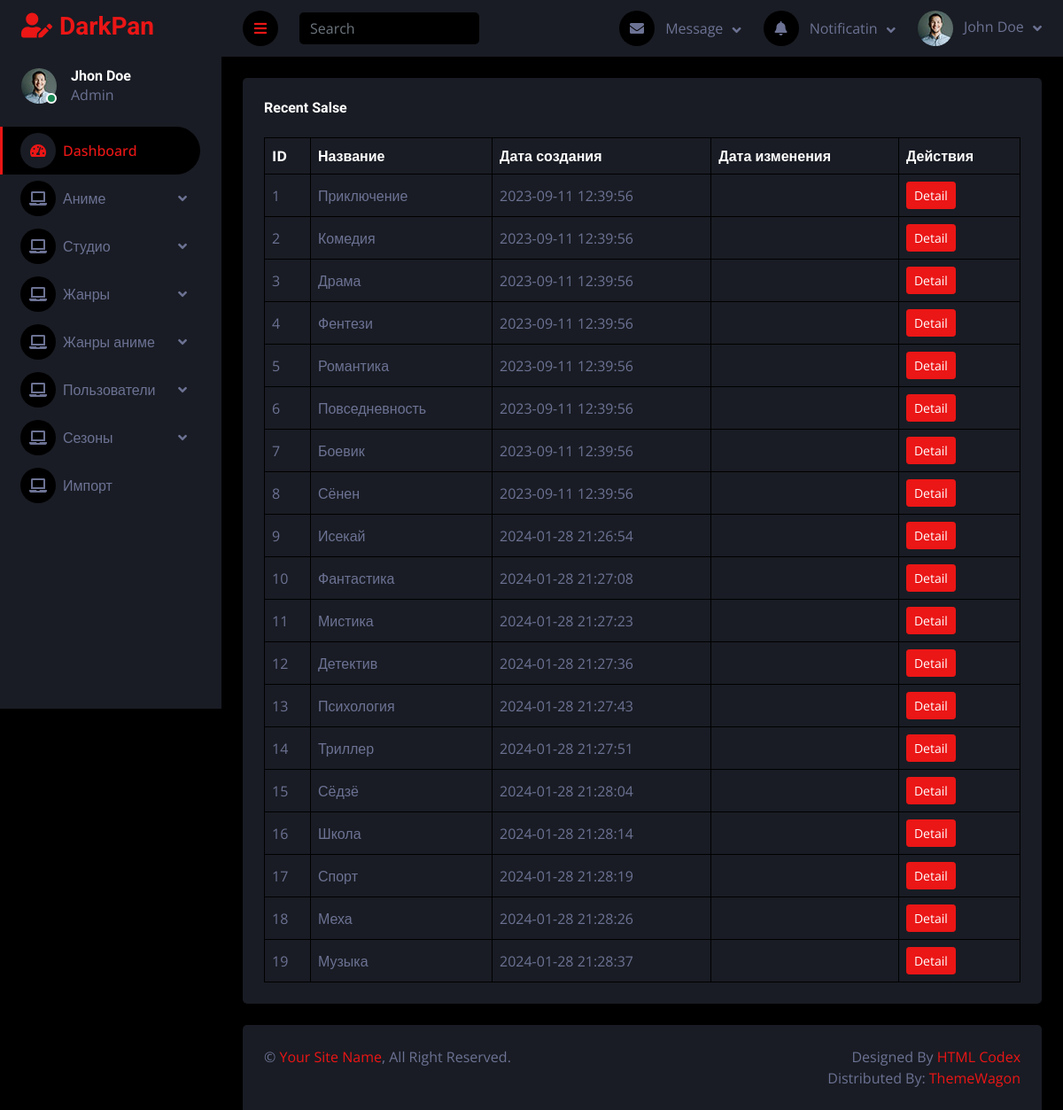
Page /adminpanel/genre_list.php on the committed database.
### tables this page shows
CREATE TABLE `genre` (
  `id` int(11) NOT NULL AUTO_INCREMENT,
  `name` varchar(250) NOT NULL,
  `createDate` datetime NOT NULL,
  `updateDate` datetime DEFAULT NULL,
  PRIMARY KEY (`id`)
);

### adminpanel/CRUD/genre/read.php (called while the page is built)
<?php
include('db/createConnectionWithDB.php');
$sql = "SELECT * FROM genre";
$stmt = $pdo->query($sql);
$genres = $stmt->fetchAll(PDO::FETCH_ASSOC);

### adminpanel/genre_list.php (the view, shortened to what this page needs)
<?php
include('inc/header.php');
include('../adminpanel/CRUD/genre/read.php');
?>
<body>
    <div class="container-fluid position-relative d-flex p-0">
        <?php include('./inc/sideBar.php'); ?>
        <div class="content">
            <?php include('./inc/navBar.php'); ?>
            <div class="container-fluid pt-4 px-4">
                <div class="bg-secondary text-center rounded p-4">
                    <div class="d-flex align-items-center justify-content-between mb-4">
                        <h6 class="mb-0">Recent Salse</h6>
                    </div>
                    <div class="table-responsive">
                        <table class="table text-start align-middle table-bordered table-hover mb-0">
                            <thead>
                                <tr class="text-white">
                                    <th scope="col">ID</th>
                                    <th scope="col">Название</th>
                                    <th scope="col">Дата создания</th>
                                    <th scope="col">Дата изменения</th>
                                    <th scope="col">Действия</th>
                                </tr>
                            </thead>
                            <tbody>
                            <?php
                                if ($genres) {
                                    foreach ($genres as $genre) { ?>
                                        <td><?=$genre['id']?></td>
                                        <td><?=$genre['name']?></td>
                                        <td><?=$genre['createDate']?></td>
                                        <td><?=$genre['updateDate']?></td>
                                        <td><a class="btn btn-sm btn-primary" href="studio_edit_form.php?id=<?=$genre['id']?>">Detail</a></td>
                                    <?php }
                                } else {?>
                                    <tr><td colspan='5'>Нет доступных данных</td></tr>
                                <?php }
                                ?>
                            </tbody>
                        </table>
                    </div>
                </div>
            </div>
            <div class="container-fluid pt-4 px-4">
                <div class="bg-secondary rounded-top p-4">
                    <div class="row">
                        <div class="col-12 col-sm-6 text-center text-sm-start">
                            &copy; <a href="#">Your Site Name</a>, All Right Reserved.
                        </div>
                        <div class="col-12 col-sm-6 text-center text-sm-end">
                            Designed By <a href="https://htmlcodex.com">HTML Codex</a>
                            <br>Distributed By: <a href="https://themewagon.com" target="_blank">ThemeWagon</a>
                        </div>
                    </div>
                </div>
            </div>
        </div>
    </div>
<?php include('./inc/footer.php'); ?>

### adminpanel/css/style.css (style rules this page uses)
:root { --primary: #EB1616; --secondary: #191C24; --light: #6C7293; --dark: #000000; }
.btn { transition: .5s; }
.content { margin-left: 250px; min-height: 100vh; background: var(--dark); transition: 0.5s; }
@media (min-width: 992px) { .content { width: calc(100% - 250px); } }

### rows in the picture
genre: id "1", name "Приключение", createDate "2023-09-11 12:39:56"
genre: id "2", name "Комедия", createDate "2023-09-11 12:39:56"
genre: id "3", name "Драма", createDate "2023-09-11 12:39:56"
genre: id "4", name "Фентези", createDate "2023-09-11 12:39:56"
genre: id "5", name "Романтика", createDate "2023-09-11 12:39:56"
genre: id "6", name "Повседневность", createDate "2023-09-11 12:39:56"
genre: id "7", name "Боевик", createDate "2023-09-11 12:39:56"
genre: id "8", name "Сёнен", createDate "2023-09-11 12:39:56"
genre: id "9", name "Исекай", createDate "2024-01-28 21:26:54"
genre: id "10", name "Фантастика", createDate "2024-01-28 21:27:08"
genre: id "11", name "Мистика", createDate "2024-01-28 21:27:23"
genre: id "12", name "Детектив", createDate "2024-01-28 21:27:36"
genre: id "13", name "Психология", createDate "2024-01-28 21:27:43"
genre: id "14", name "Триллер", createDate "2024-01-28 21:27:51"
genre: id "15", name "Сёдзё", createDate "2024-01-28 21:28:04"
genre: id "16", name "Школа", createDate "2024-01-28 21:28:14"
genre: id "17", name "Спорт", createDate "2024-01-28 21:28:19"
genre: id "18", name "Меха", createDate "2024-01-28 21:28:26"
genre: id "19", name "Музыка", createDate "2024-01-28 21:28:37"
